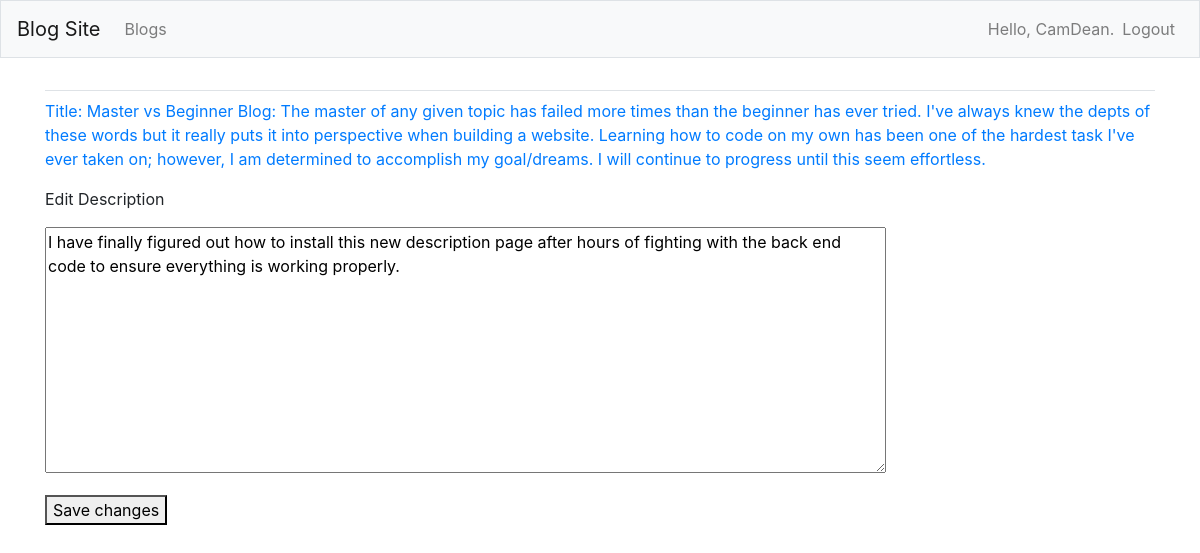
/edit_description/1/ (signed in), run on the app's committed database.
### blog_projects/models.py (models this page shows, shortened)
class BlogPost(models.Model):
    title = models.CharField(max_length=200)
    text = models.TextField()
    date_added = models.DateTimeField(auto_now_add=True)
    owner = models.ForeignKey(User, on_delete=models.CASCADE)
    def __str__(self):
        return f'Title: {self.title} Blog: {self.text}'

class Description(models.Model):
    blog = models.ForeignKey(BlogPost, on_delete=models.CASCADE)
    text = models.TextField()
    date_added = models.DateTimeField(auto_now_add=True)
    class Meta:
        verbose_name_plural = 'descriptions'

### blog_projects/views.py (the view)
# urls.py: path('edit_description/<int:description_id>/', views.edit_description, name='edit_description'),
@login_required
def edit_description(request, description_id):
    description = Description.objects.get(id=description_id)
    blog = description.blog
    if blog.owner != request.user:
        raise Http404
    if request.method != 'POST':
        form = DescriptionForm(instance=description)
    else:
        form = DescriptionForm(instance=description, data=request.POST)
        if form.is_valid():
            form.save()
            return redirect('blog_projects:blog', blog_id=blog.id)
    context = {'description':description, 'blog':blog, 'form':form}
    return render(request, 'blog_projects/edit_description.html', context)

### blog_projects/forms.py
class DescriptionForm(forms.ModelForm):
    class Meta:
        model = Description
        fields = ['text']
        labels = {'text':''}
        widgets = {'text': forms.Textarea(attrs={'cols':80})}

### blog_projects/templates/blog_projects/edit_description.html (shortened to what this page needs)
{% extends 'blog_projects/base.html' %}
{% block content %}
    <p><a href= "{% url 'blog_projects:blog' blog.id %}">{{blog}}</a></p>
    <p>Edit Description</p>
    <form action="{% url 'blog_projects:edit_description' description.id %}" method='post'>
        {{ form.as_p }}
        <button name="submit">Save changes</button>
    </form>
{% endblock content %}

### blog_projects/templates/blog_projects/base.html (shortened to what this page needs)
{% load bootstrap4 %}
<!doctype html>
<html lang="en">
<head>
    {% bootstrap_css %}
</head>
<body>
    <nav class="navbar navbar-expand-md navbar-light bg-light mb-4 border">
        <a class="navbar-brand" href="{% url 'blog_projects:index' %}">Blog Site</a>
            <div class="collapse navbar-collapse" id="navbarCollapse">
                <ul class="navbar-nav mr-auto">
                    <li class="nav-item">
                        <a class="nav-link" href="{% url 'blog_projects:blogs' %}">Blogs</a>
                    </li>
                </ul>
                <ul class="navbar-nav ml-auto">
                    {% if user.is_authenticated %}
                        <li class="nav-item">
                            <span class="navbar-text">Hello, {{ user.username }}.</span>
                        </li>
                        <li class="nav-item">
                            <a class="nav-link" href="{% url 'users:logout' %}">Logout</a>
                        </li>
                    {% else %}
                        <li class="nav-item">
                            <a class="nav-link" href="{% url 'users:register' %}">Register</a>
                        </li class="nav-item">
                            <a class="nav-link" href="{% url 'users:login' %}">Log in</a>
                        </li>
                    {% endif %}
                </ul>
        </div>
    </nav>
    <main role="main" class="container">
        <div class="pb-2 mb-2 border-bottom">
        </div>
        <div>
            {% block content %}{% endblock content %}
        </div>
    </main>
</body>
</html>

### data on the page
BlogPost: title+text "Title: Master vs Beginner Blog: The master of any given topic has failed more times than the beginner has ever tried. I've always knew the depts of these words but it really puts it into perspective when building a website. Learning how to code on my own has been one of the hardest task I've ever taken on; however, I am determined to accomplish my goal/dreams. I will continue to progress until this seem effortless."
Description: text "I have finally figured out how to install this new description page after hours of fighting with the back end code to ensure everything is working properly."

### other printed values
{{ user.username }} "CamDean"
